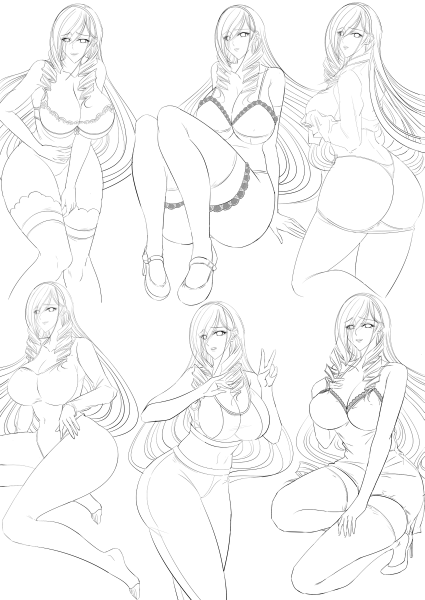
#> input picture comfyui/assets/images/line/line00001.jpg, 849 x 1200 px (shown at 1/2 size)
$ python confused_image.py ../assets/images/line/line00001.jpg 5
#> lines starting #> are read from the running program, lines starting #| are printed output that depends on the picture
import argparse
import os
import random
import numpy as np
from PIL import Image
import shutil

def apply_confusion(pixels, key):
    """
    应用高级混淆：像素置乱 + 通道分离 + XOR
    :param pixels: 原始像素数组
    :param key: 混淆密钥
    :return: 混淆后的像素数组
    """
#> called with key = 5
    # 确保使用RGB模式
    if len(pixels.shape) == 2:
        pixels = np.stack([pixels]*3, axis=-1)

    # 创建副本避免修改原数组
    pixels = pixels.copy()

    # 第一步：像素置乱
    h, w, c = pixels.shape
#> h = 1200; w = 849; c = 3
    flattened = pixels.reshape(-1, c)
    np.random.seed(key)
    permutation = np.random.permutation(flattened.shape[0])
    shuffled = flattened[permutation].reshape(h, w, c)
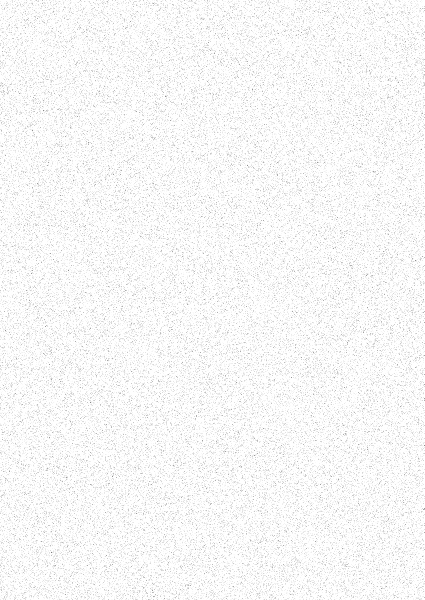
#> shuffled: shape (1200, 849, 3) (shown at 1/2 size); min 0, max 255, mean 247.3

    # 第二步：通道分离与重组
    r = shuffled[:, :, 0]
    g = shuffled[:, :, 1]
    b = shuffled[:, :, 2]

    # 使用密钥派生不同通道密钥
    r_key = (key + 37) % 256
    g_key = (key + 117) % 256
    b_key = (key + 231) % 256

    # 第三步：应用异或操作
    r_confused = r ^ r_key
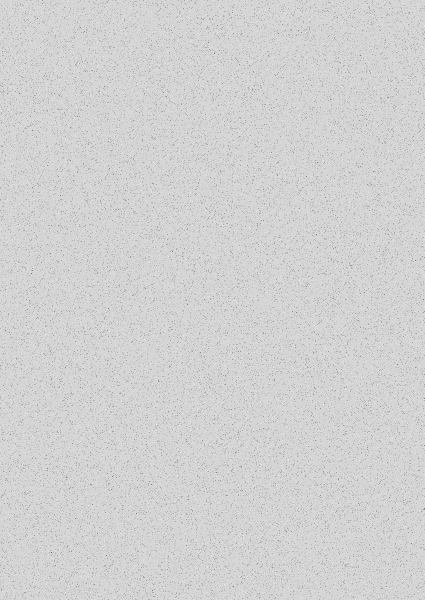
#> r_confused: shape (1200, 849) (shown at 1/2 size); min 0, max 255, mean 209.8
    g_confused = g ^ g_key
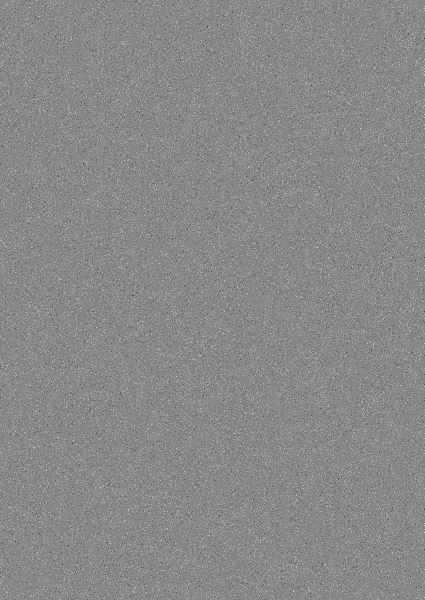
#> g_confused: shape (1200, 849) (shown at 1/2 size); min 0, max 255, mean 136.6
    b_confused = b ^ b_key
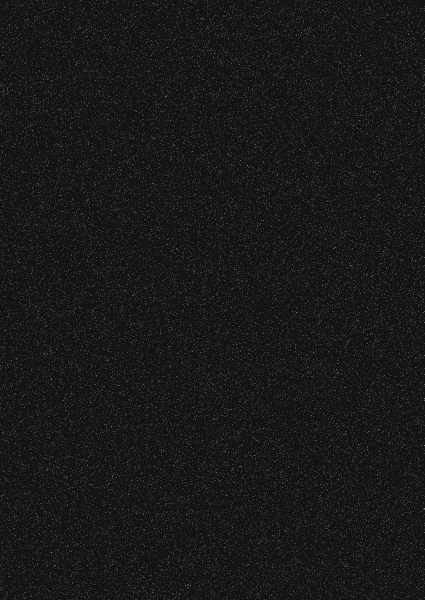
#> b_confused: shape (1200, 849) (shown at 1/2 size); min 0, max 255, mean 24.4

    # 重组通道（改变通道顺序）
    confused_pixels = np.stack([g_confused, b_confused, r_confused], axis=-1)
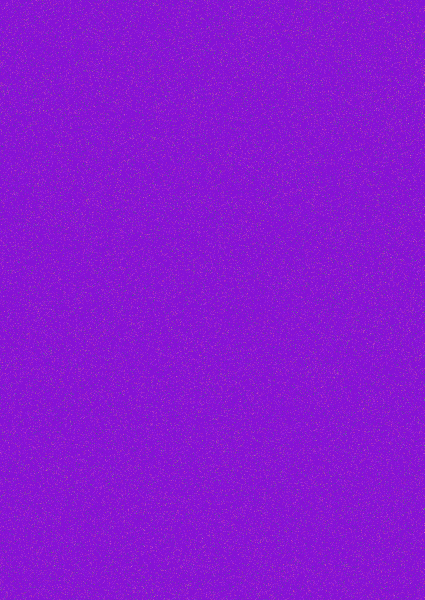
#> confused_pixels: shape (1200, 849, 3) (shown at 1/2 size); mean of channels 0, 1, 2 136.6, 24.4, 209.8; drawn as R, G, B

    return confused_pixels, permutation

# [35 lines left out: function restore_image, not called in this run]

def process_image(image_path, key, output_dir, prefix, mode='confuse'):
    """
    处理单个图片文件：混淆或还原
    :param image_path: 图片路径
    :param key: 密钥
    :param output_dir: 输出目录
    :param prefix: 输出文件前缀
    :param mode: 处理模式 ('confuse' 或 'restore')
    """
    try:
        # 创建输出目录
        os.makedirs(output_dir, exist_ok=True)

        # 获取文件名和扩展名
        filename = os.path.basename(image_path)
        name, ext = os.path.splitext(filename)

        # 构建输出路径（强制使用PNG格式）
        output_filename = f"{prefix}{name}.png"
        output_path = os.path.join(output_dir, output_filename)

        # 打开图片并转换为RGB模式
        img = Image.open(image_path).convert('RGB')
        pixels = np.array(img)

        if mode == 'confuse':
            # 混淆处理
            confused_pixels, permutation = apply_confusion(pixels, key)

            # 保存混淆后的图片和置乱数据
            confused_img = Image.fromarray(confused_pixels.astype('uint8'))
            confused_img.save(output_path)

            # 保存置乱数据到单独文件
            permutation_path = os.path.join(output_dir, f"{prefix}{name}_perm.npy")
            np.save(permutation_path, permutation)

            print(f"混淆成功: {image_path} -> {output_path}")
            return True

        elif mode == 'restore':
            # 查找对应的置乱数据文件
            perm_file = os.path.join(os.path.dirname(image_path), f"{prefix}{name}_perm.npy")
            if not os.path.exists(perm_file):
                print(f"找不到对应的置乱数据文件: {perm_file}")
                return False

            # 加载置乱数据
            permutation = np.load(perm_file)

            # 还原处理
            restored_pixels = restore_image(pixels, key, permutation)

            # 保存还原后的图片
            restored_img = Image.fromarray(restored_pixels.astype('uint8'))
            restored_img.save(output_path)

            print(f"还原成功: {image_path} -> {output_path}")
            return True

    except Exception as e:
        print(f"处理失败: {image_path} - {str(e)}")
        return False

# [39 lines left out: function process_directory, not called in this run]

def main():
    # 命令行参数解析
    parser = argparse.ArgumentParser(description='增强版图片混淆与还原工具（保留目录结构）')
    parser.add_argument('input', help='输入文件或目录路径')
    parser.add_argument('key', type=int, help='混淆密钥 (整数)')
    parser.add_argument('--mode', choices=['confuse', 'restore'], default='confuse',
                        help='处理模式: confuse(混淆)或restore(还原)')
    parser.add_argument('--output', default='output', help='输出目录路径 (默认为"output")')
    parser.add_argument('--prefix', default='', help='输出文件前缀 (默认为空)')
    parser.add_argument('--no-recursive', action='store_true',
                        help='不递归处理子目录')

    args = parser.parse_args()

    # 创建输出目录
    os.makedirs(args.output, exist_ok=True)

    # 检查输入路径是文件还是目录
    if os.path.isfile(args.input):
        # 处理单个文件
        input_file = args.input
        output_subdir = args.output  # 对于单个文件，输出到指定目录
        process_image(
            image_path=input_file,
            key=args.key,
            output_dir=output_subdir,
            prefix=args.prefix,
            mode=args.mode
        )
    elif os.path.isdir(args.input):
        # 处理目录
        process_directory(
            input_dir=args.input,
            key=args.key,
            output_dir=args.output,
            prefix=args.prefix,
            mode=args.mode,
            recursive=not args.no_recursive
        )
    else:
        print(f"错误: 路径 '{args.input}' 不存在或不是文件/目录")

if __name__ == "__main__":
    main()

$ run again, on comfyui/assets/images/line/line00003.jpg
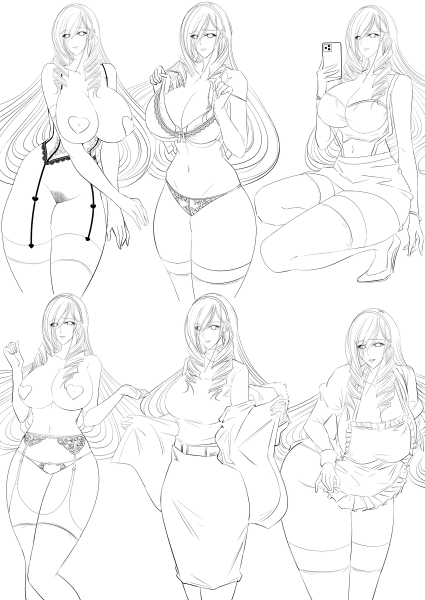
#> input picture comfyui/assets/images/line/line00003.jpg, 849 x 1200 px (shown at 1/2 size)
#> in apply_confusion, `b_confused = b ^ b_key`:
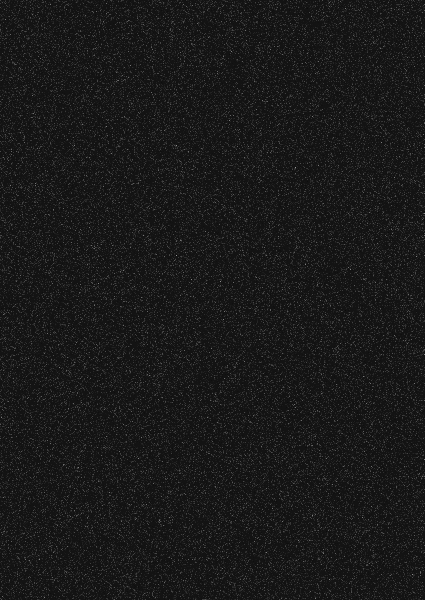
#> b_confused: shape (1200, 849) (shown at 1/2 size); min 0, max 255, mean 25
#> in apply_confusion, `confused_pixels = np.stack([g_confused, b_confused, r_confused], axis=..`:
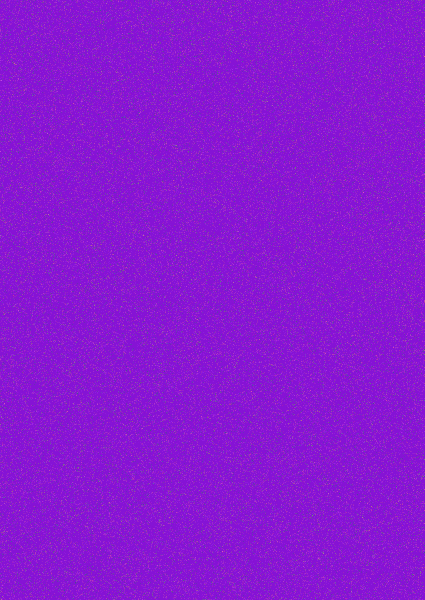
#> confused_pixels: shape (1200, 849, 3) (shown at 1/2 size); mean of channels 0, 1, 2 136.3, 25, 209.3; drawn as R, G, B

$ run again, on comfyui/assets/images/line/line00004.jpg
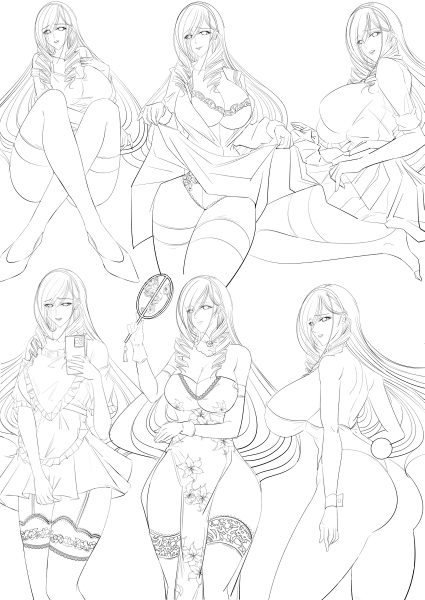
#> input picture comfyui/assets/images/line/line00004.jpg, 849 x 1200 px (shown at 1/2 size)
#> in apply_confusion, `b_confused = b ^ b_key`:
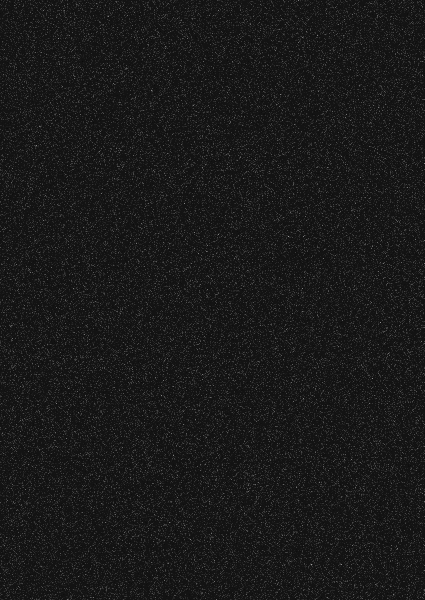
#> b_confused: shape (1200, 849) (shown at 1/2 size); min 0, max 255, mean 25.1
#> in apply_confusion, `confused_pixels = np.stack([g_confused, b_confused, r_confused], axis=..`:
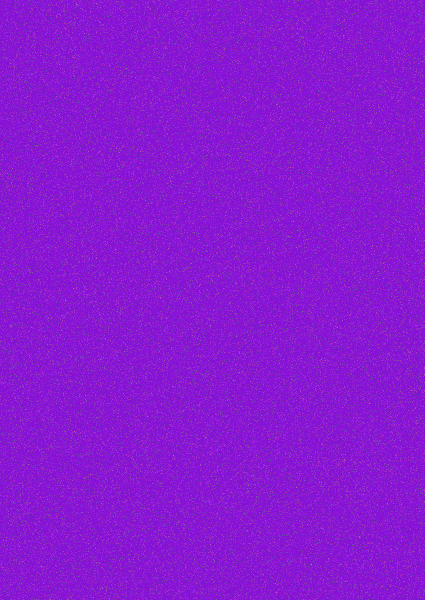
#> confused_pixels: shape (1200, 849, 3) (shown at 1/2 size); mean of channels 0, 1, 2 136.8, 25.1, 209.3; drawn as R, G, B

$ run again, on comfyui/assets/images/line/line00005.jpg
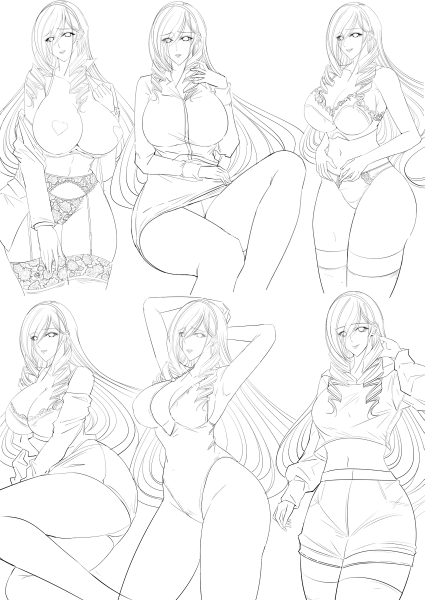
#> input picture comfyui/assets/images/line/line00005.jpg, 849 x 1200 px (shown at 1/2 size)
#> in process_image, img is the input picture: PIL image 849x1200 RGB; mean R, G, B 246.9, 246.9, 246.9
#> in apply_confusion, `b_confused = b ^ b_key`:
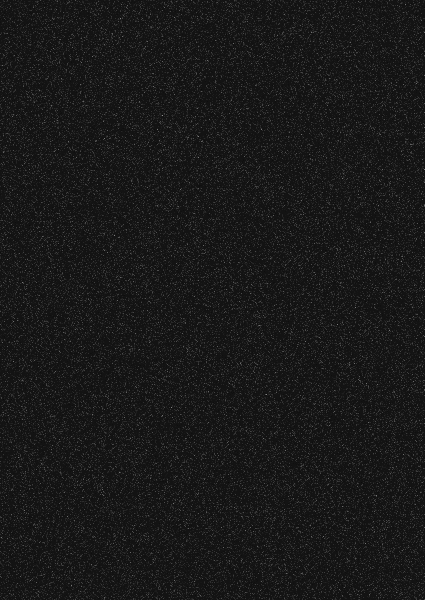
#> b_confused: shape (1200, 849) (shown at 1/2 size); min 0, max 255, mean 24.6
#> in apply_confusion, `confused_pixels = np.stack([g_confused, b_confused, r_confused], axis=..`:
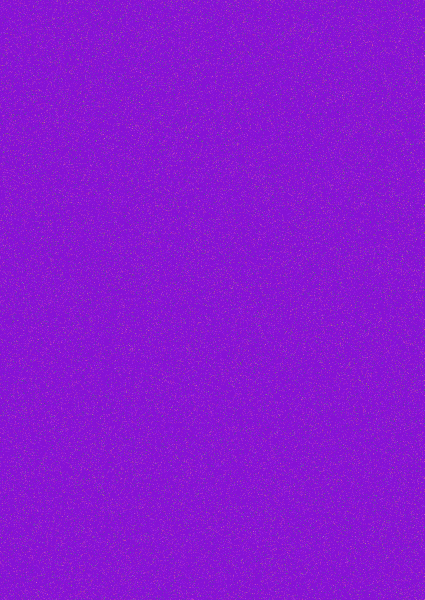
#> confused_pixels: shape (1200, 849, 3) (shown at 1/2 size); mean of channels 0, 1, 2 136.8, 24.6, 209.7; drawn as R, G, B
